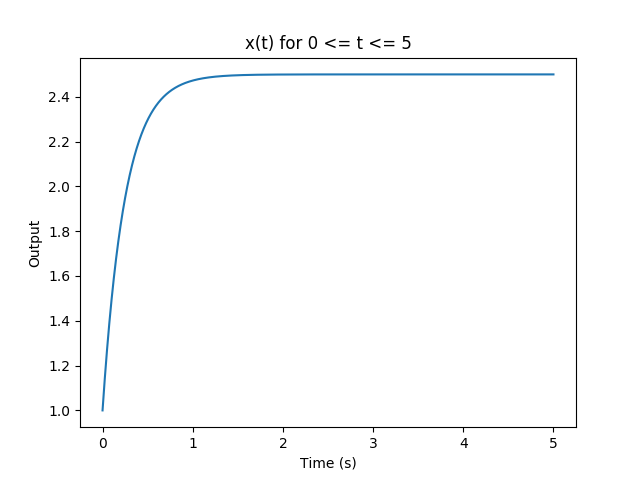

Recreate this plot in Python.
import matplotlib.pyplot as plt
from math import exp

filename = 'xplot.png'

tmin = 0
step = 0.001
tmax = 5

times = [step * t for t in range(int(tmin / step), int(tmax / step) + 1)]
x = [2.5 - 1.5 * exp(-4*t) for t in times]

plt.plot(times, x)
plt.title(f'x(t) for {tmin} <= t <= {tmax}')
plt.xlabel('Time (s)')
plt.ylabel('Output')
plt.savefig(filename)
